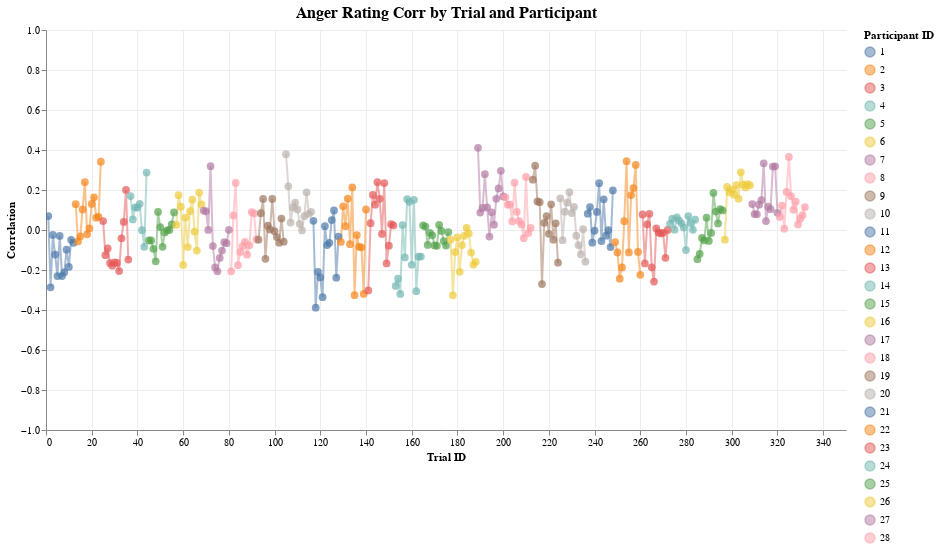
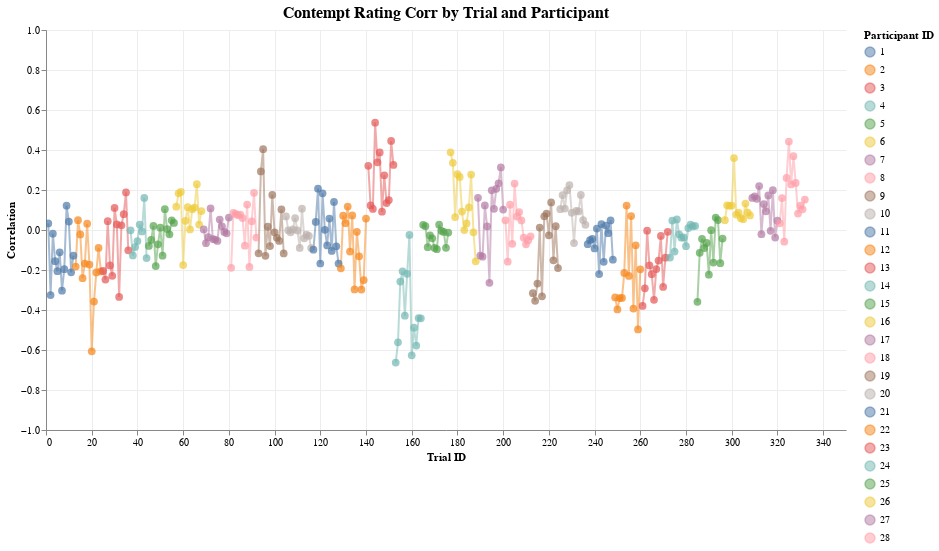
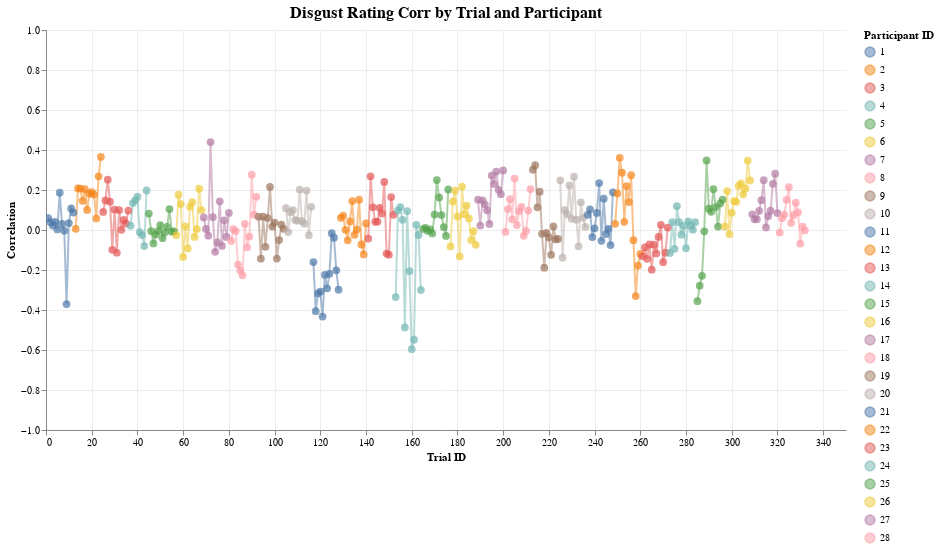
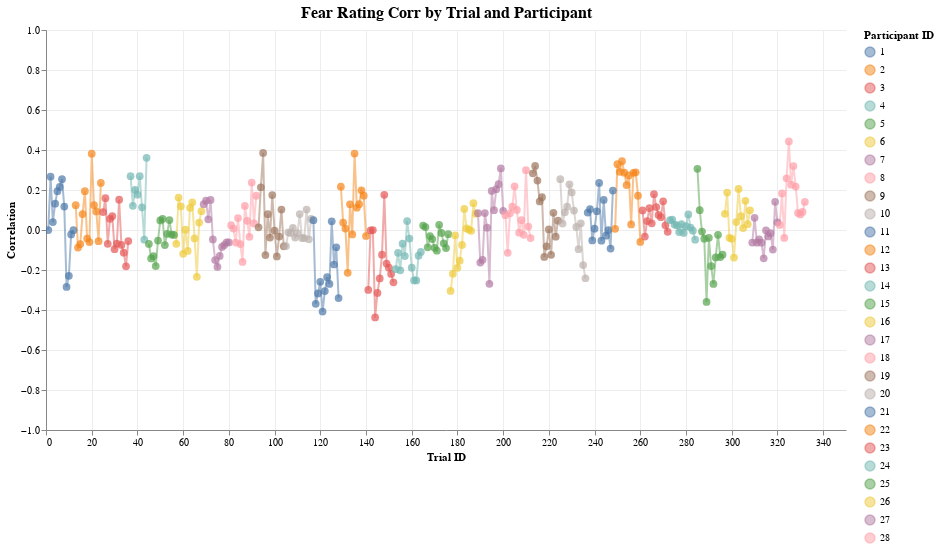

Here is the notebook cell these charts were saved with, in order:
### Code cell
further_features = [
    "anger",
    "contempt",
    "disgust",
    "fear",
    "joy",
    "sadness",
    "surprise",
    "engagement",
    "valence",
    "sentimentality",
    "confusion",
    "neutral",
    "attention",
    "brow_raise",
    "chin_raise",
    "dimpler",
    "eye_closure",
    "eye_widen",
    "inner_brow_raise",
    "jaw_drop",
    "lip_corner_depressor",
    "lip_press",
    "lip_pucker",
    "lip_stretch",
    "lip_suck",
    "lid_tighten",
    "smile",
    "smirk",
    "blink",
    "blinkrate",
    "pitch",
    "yaw",
    "roll",
    "interocular_distance",
]

for feature in further_features:
    col1, col2 = feature, "rating"

    corr_by_trial = calculate_correlations_by_trial(df, col1, col2)
    corr_by_participant = aggregate_correlations_fisher_z(
        corr_by_trial, f"{col1}_{col2}_corr", "participant_id", include_ci=True
    )
    display(plot_correlations_by_trial(corr_by_trial, f"{col1}_{col2}_corr"))

### Figure 1 — Vega-Lite specification as saved in the notebook (floating-point values rounded to 4 significant figures; data arrays with more than 128 entries replaced by an {"elided": "..."} marker saying what was removed)
{"config": {"view": {"continuousWidth": 300, "continuousHeight": 300, "strokeWidth": 0}, "axis": {"grid": true, "gridColor": "#ededed"}, "title": {"fontSize": 16, "anchor": "middle"}}, "layer": [{"mark": {"type": "line", "opacity": 0.5}, "encoding": {"color": {"field": "participant_id", "legend": {"title": "Participant ID"}, "type": "nominal"}, "x": {"axis": {"title": "Trial ID"}, "field": "trial_id", "type": "quantitative"}, "y": {"axis": {"title": "Correlation"}, "field": "anger_rating_corr", "scale": {"domain": [-1, 1]}, "type": "quantitative"}}, "name": "view_44"}, {"mark": {"type": "circle", "size": 60}, "encoding": {"color": {"field": "participant_id", "legend": {"title": "Participant ID"}, "type": "nominal"}, "tooltip": [{"field": "participant_id", "type": "nominal"}, {"field": "trial_id", "type": "quantitative"}, {"field": "anger_rating_corr", "format": ".3f", "type": "quantitative"}], "x": {"axis": {"title": "Trial ID"}, "field": "trial_id", "type": "quantitative"}, "y": {"axis": {"title": "Correlation"}, "field": "anger_rating_corr", "scale": {"domain": [-1, 1]}, "type": "quantitative"}}}], "data": {"name": "data-e094ac37ba34fadc52b9bfb653f144eb"}, "height": 400, "params": [{"name": "param_45", "select": {"type": "interval", "encodings": ["x", "y"]}, "bind": "scales", "views": ["view_44"]}], "title": "Anger Rating Corr by Trial and Participant", "width": 800, "$schema": "https://vega.github.io/schema/vega-lite/v5.20.1.json", "datasets": {"data-e094ac37ba34fadc52b9bfb653f144eb": {"elided": "332 records"}}}

### Figure 2 — Vega-Lite specification as saved in the notebook (floating-point values rounded to 4 significant figures; data arrays with more than 128 entries replaced by an {"elided": "..."} marker saying what was removed)
{"config": {"view": {"continuousWidth": 300, "continuousHeight": 300, "strokeWidth": 0}, "axis": {"grid": true, "gridColor": "#ededed"}, "title": {"fontSize": 16, "anchor": "middle"}}, "layer": [{"mark": {"type": "line", "opacity": 0.5}, "encoding": {"color": {"field": "participant_id", "legend": {"title": "Participant ID"}, "type": "nominal"}, "x": {"axis": {"title": "Trial ID"}, "field": "trial_id", "type": "quantitative"}, "y": {"axis": {"title": "Correlation"}, "field": "contempt_rating_corr", "scale": {"domain": [-1, 1]}, "type": "quantitative"}}, "name": "view_45"}, {"mark": {"type": "circle", "size": 60}, "encoding": {"color": {"field": "participant_id", "legend": {"title": "Participant ID"}, "type": "nominal"}, "tooltip": [{"field": "participant_id", "type": "nominal"}, {"field": "trial_id", "type": "quantitative"}, {"field": "contempt_rating_corr", "format": ".3f", "type": "quantitative"}], "x": {"axis": {"title": "Trial ID"}, "field": "trial_id", "type": "quantitative"}, "y": {"axis": {"title": "Correlation"}, "field": "contempt_rating_corr", "scale": {"domain": [-1, 1]}, "type": "quantitative"}}}], "data": {"name": "data-bdfafb1641c55538798f5552886d8448"}, "height": 400, "params": [{"name": "param_46", "select": {"type": "interval", "encodings": ["x", "y"]}, "bind": "scales", "views": ["view_45"]}], "title": "Contempt Rating Corr by Trial and Participant", "width": 800, "$schema": "https://vega.github.io/schema/vega-lite/v5.20.1.json", "datasets": {"data-bdfafb1641c55538798f5552886d8448": {"elided": "332 records"}}}

### Figure 3 — Vega-Lite specification as saved in the notebook (floating-point values rounded to 4 significant figures; data arrays with more than 128 entries replaced by an {"elided": "..."} marker saying what was removed)
{"config": {"view": {"continuousWidth": 300, "continuousHeight": 300, "strokeWidth": 0}, "axis": {"grid": true, "gridColor": "#ededed"}, "title": {"fontSize": 16, "anchor": "middle"}}, "layer": [{"mark": {"type": "line", "opacity": 0.5}, "encoding": {"color": {"field": "participant_id", "legend": {"title": "Participant ID"}, "type": "nominal"}, "x": {"axis": {"title": "Trial ID"}, "field": "trial_id", "type": "quantitative"}, "y": {"axis": {"title": "Correlation"}, "field": "disgust_rating_corr", "scale": {"domain": [-1, 1]}, "type": "quantitative"}}, "name": "view_46"}, {"mark": {"type": "circle", "size": 60}, "encoding": {"color": {"field": "participant_id", "legend": {"title": "Participant ID"}, "type": "nominal"}, "tooltip": [{"field": "participant_id", "type": "nominal"}, {"field": "trial_id", "type": "quantitative"}, {"field": "disgust_rating_corr", "format": ".3f", "type": "quantitative"}], "x": {"axis": {"title": "Trial ID"}, "field": "trial_id", "type": "quantitative"}, "y": {"axis": {"title": "Correlation"}, "field": "disgust_rating_corr", "scale": {"domain": [-1, 1]}, "type": "quantitative"}}}], "data": {"name": "data-dcfa69e91c64c578c3ab2d59e8014cd8"}, "height": 400, "params": [{"name": "param_47", "select": {"type": "interval", "encodings": ["x", "y"]}, "bind": "scales", "views": ["view_46"]}], "title": "Disgust Rating Corr by Trial and Participant", "width": 800, "$schema": "https://vega.github.io/schema/vega-lite/v5.20.1.json", "datasets": {"data-dcfa69e91c64c578c3ab2d59e8014cd8": {"elided": "332 records"}}}

### Figure 4 — Vega-Lite specification as saved in the notebook (floating-point values rounded to 4 significant figures; data arrays with more than 128 entries replaced by an {"elided": "..."} marker saying what was removed)
{"config": {"view": {"continuousWidth": 300, "continuousHeight": 300, "strokeWidth": 0}, "axis": {"grid": true, "gridColor": "#ededed"}, "title": {"fontSize": 16, "anchor": "middle"}}, "layer": [{"mark": {"type": "line", "opacity": 0.5}, "encoding": {"color": {"field": "participant_id", "legend": {"title": "Participant ID"}, "type": "nominal"}, "x": {"axis": {"title": "Trial ID"}, "field": "trial_id", "type": "quantitative"}, "y": {"axis": {"title": "Correlation"}, "field": "fear_rating_corr", "scale": {"domain": [-1, 1]}, "type": "quantitative"}}, "name": "view_47"}, {"mark": {"type": "circle", "size": 60}, "encoding": {"color": {"field": "participant_id", "legend": {"title": "Participant ID"}, "type": "nominal"}, "tooltip": [{"field": "participant_id", "type": "nominal"}, {"field": "trial_id", "type": "quantitative"}, {"field": "fear_rating_corr", "format": ".3f", "type": "quantitative"}], "x": {"axis": {"title": "Trial ID"}, "field": "trial_id", "type": "quantitative"}, "y": {"axis": {"title": "Correlation"}, "field": "fear_rating_corr", "scale": {"domain": [-1, 1]}, "type": "quantitative"}}}], "data": {"name": "data-10dd6c6def28472acebb4adf26f22b0d"}, "height": 400, "params": [{"name": "param_48", "select": {"type": "interval", "encodings": ["x", "y"]}, "bind": "scales", "views": ["view_47"]}], "title": "Fear Rating Corr by Trial and Participant", "width": 800, "$schema": "https://vega.github.io/schema/vega-lite/v5.20.1.json", "datasets": {"data-10dd6c6def28472acebb4adf26f22b0d": {"elided": "332 records"}}}
